Frame 1 (no input): blank canvas, image omitted
Frame 60 (the mouse pressed at the canvas centre just before this capture): blank canvas, image omitted
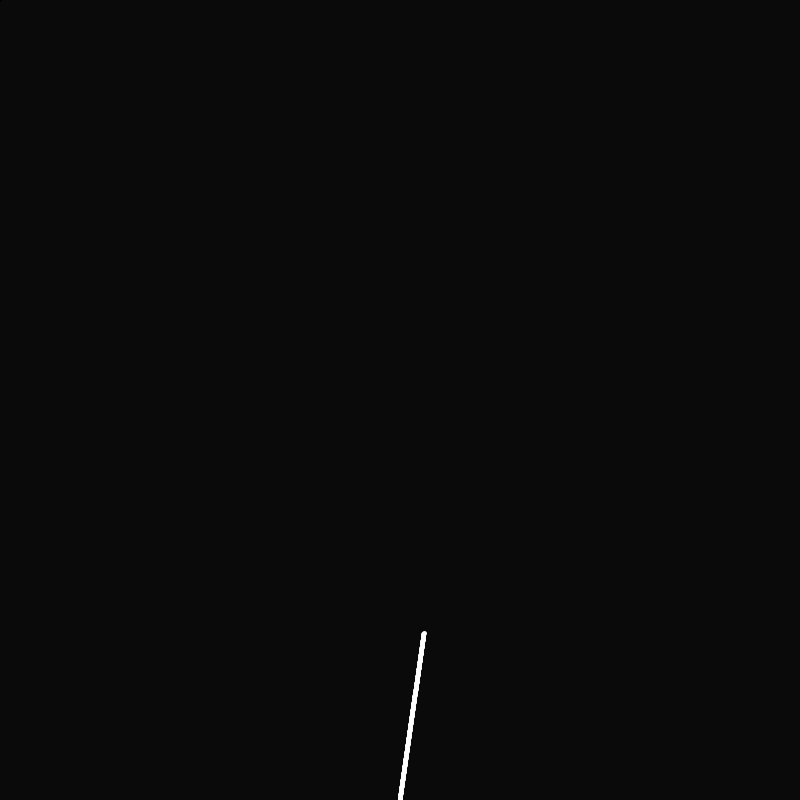
Frame 120 (the mouse held since frame 60 and released just before this capture)

The Processing sketch whose frames 1 and 60 were blank and that drew this single picture after the mouse press (run headless with seeded random() and noise(); from frame 60 on, the mouse is pressed at the canvas centre):

// Processing sketch: CartesianExperiment
// ── CartesianExperiment.pde
float x = 0;
float y = 0;
float timeStep = 1;
void setup(){
  size(800, 800);
  background(10);
  line(0, 0, 1, 0);
  line(0, 0, 0, 1);
}

void draw(){
    translate(width / 2, height);
    rotate(180);
  y = x;
  
  stroke(255);
  strokeWeight(5);
  point(x, y);
  
  x += timeStep;
}
